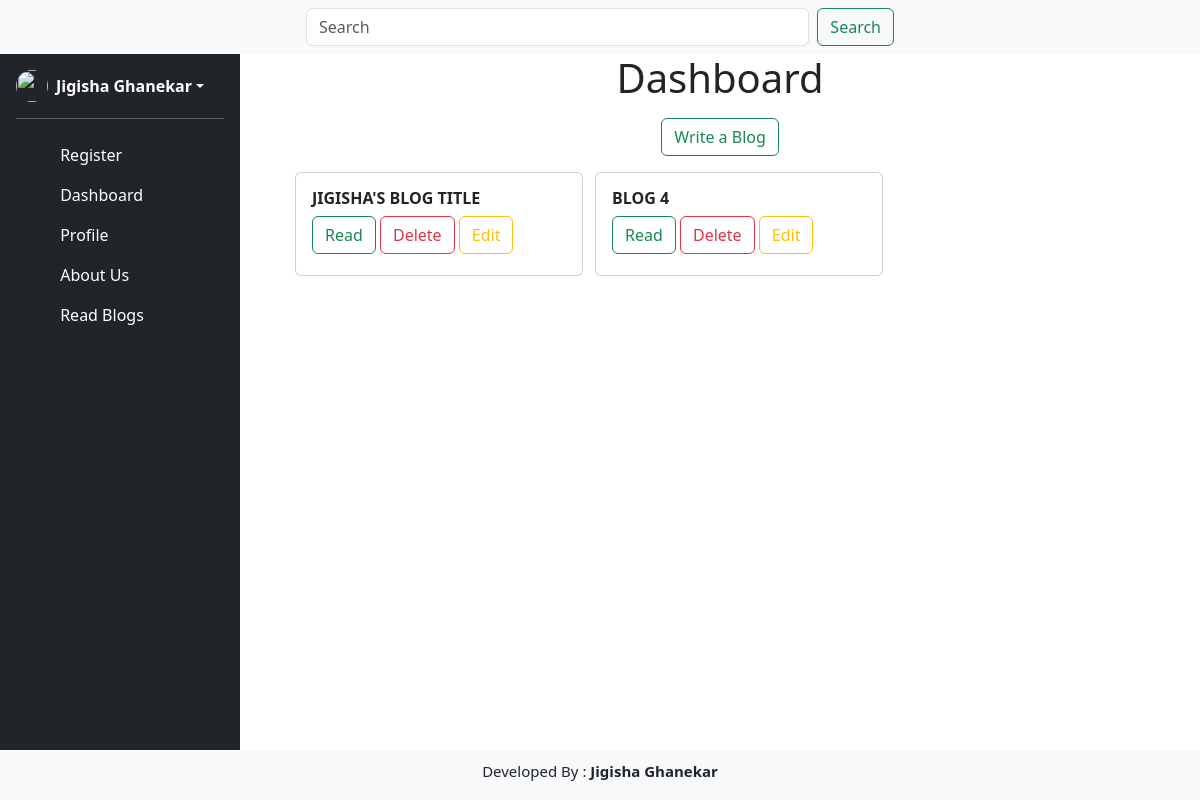
/dashboard (signed in), run on an earlier commit of the app's database.
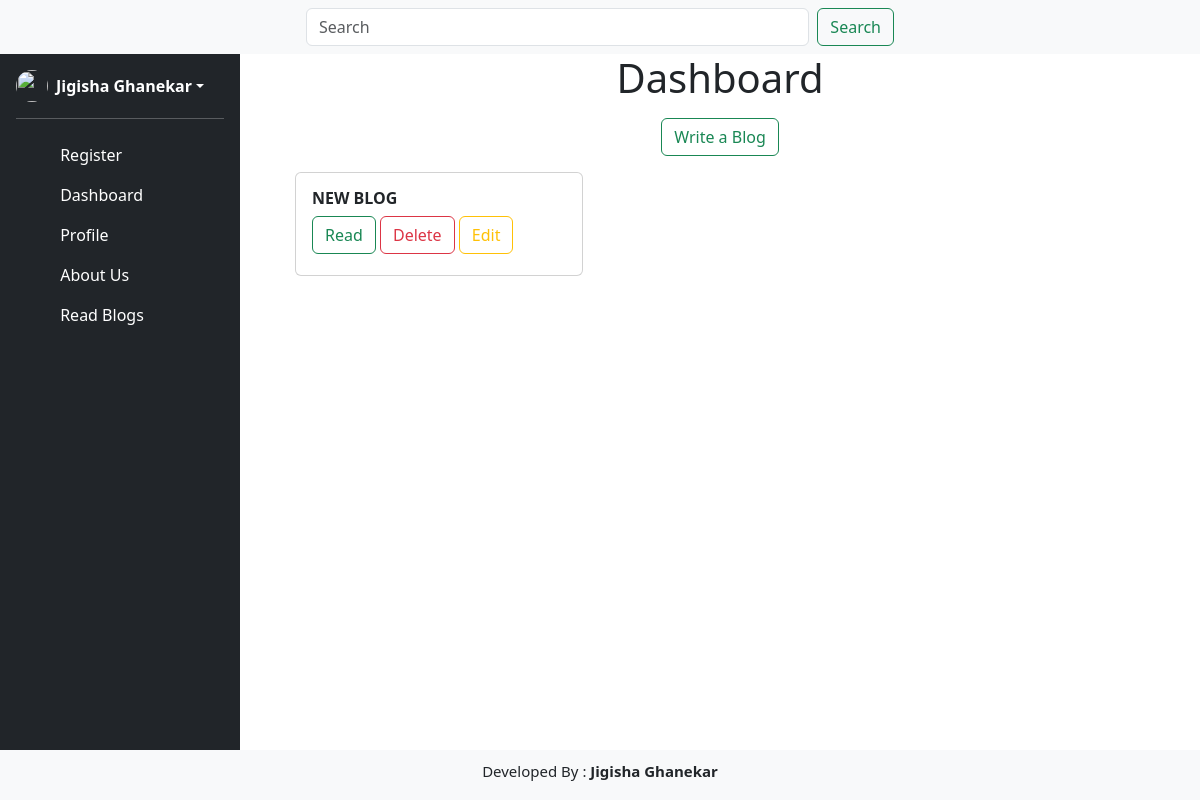
And on a later commit of the database.
### app.py (models this page shows, shortened)
class Blog(db.Model):
    blog_id = db.Column(db.Integer, primary_key=True)
    blog_title = db.Column(db.String(300), nullable=False)
    blog_body = db.Column(db.Text, nullable=True)
    published_time = db.Column(db.Date, default=datetime.datetime.now())
    user_id = db.Column(db.Integer, db.ForeignKey('user.user_id'), nullable=False)

### app.py (the view)
@app.route('/dashboard', methods=['GET', 'POST'])
def dashboard():
    user = User.query.filter_by(email=session['email']).first()
    user_id=user.user_id
    blog = Blog.query.filter_by(user_id=user_id).all()
    if request.method == 'POST':
        blog_id = request.form.get('blog_edit')
        return redirect(url_for('blog_edit', blog_id=blog_id))
    return render_template('dashboard.html', blog=blog)

### app.py (called while the page is built)
def is_logged_in():
    return 'logged_in' in session

def get_logged_in_user():
    if 'logged_in' in session and 'email' in session:
        return {'email': session['email'], 'name': session['name']}
    return None

@app.context_processor
def inject_user():
    return dict(logged_in=is_logged_in(), user=get_logged_in_user())

### templates/dashboard.html (shortened to what this page needs)
{% extends "index.html" %}
{% block dashboard %}
    <h1 class="text-center">Dashboard</h1>
    <div class="blog-add text-center my-3">
        <a href="addblog" class="btn btn-outline-success">Write a Blog</a>
    </div>
    <div class="dashboard mx-5" style="display: grid; row-gap: 30px; column-gap:50px ; grid-template-columns: 250px 250px 250px; align-items:center; justify-content: center;">
        {% for b in blog %}
        <div class="card" style="width: 18rem; min-height: 6.5rem;">
            <div class="card-body">
                <h1 class="card-title fw-bold text-uppercase" style="font-size: 16px">{{b.blog_title}}</h1>
                    <button type="button" class="btn btn-outline-success" data-bs-toggle="modal" data-bs-target="#blogModal{{b.blog_id}}">
                        Read
                    </button>
                    <button type="button" class="btn btn-outline-danger" data-bs-toggle="modal" data-bs-target="#deleteBlogModal{{b.blog_id}}">
                        Delete
                    </button>
                    <button type="button" class="btn btn-outline-warning" data-bs-toggle="modal" data-bs-target="#editBlogModal{{b.blog_id}}">
                        Edit
                    </button>
            </div>
        </div>
        {% endfor %}
    </div>
{% endblock dashboard %}

What changed in the data, as far as the page shows it:
removed Blog: blog_title "JIGISHA'S BLOG TITLE"
changed Blog: blog_title "BLOG 4" → "NEW BLOG"
